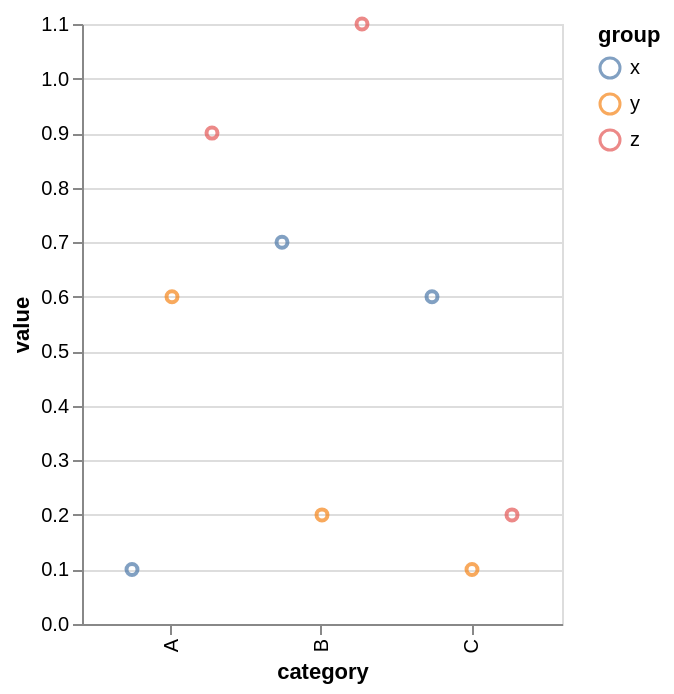

The Vega-Lite source for this figure:
### Vega-Lite specification from a JSON file in a GitHub repository (floating-point values rounded to 4 significant figures)
{"$schema": "https://vega.github.io/schema/vega-lite/v5.json", "data": {"values": [{"category": "A", "group": "x", "value": 0.1}, {"category": "A", "group": "y", "value": 0.6}, {"category": "A", "group": "z", "value": 0.9}, {"category": "B", "group": "x", "value": 0.7}, {"category": "B", "group": "y", "value": 0.2}, {"category": "B", "group": "z", "value": 1.1}, {"category": "C", "group": "x", "value": 0.6}, {"category": "C", "group": "y", "value": 0.1}, {"category": "C", "group": "z", "value": 0.2}]}, "mark": "point", "encoding": {"x": {"field": "category"}, "y": {"field": "value", "type": "quantitative"}, "xOffset": {"field": "group"}, "color": {"field": "group"}}}
